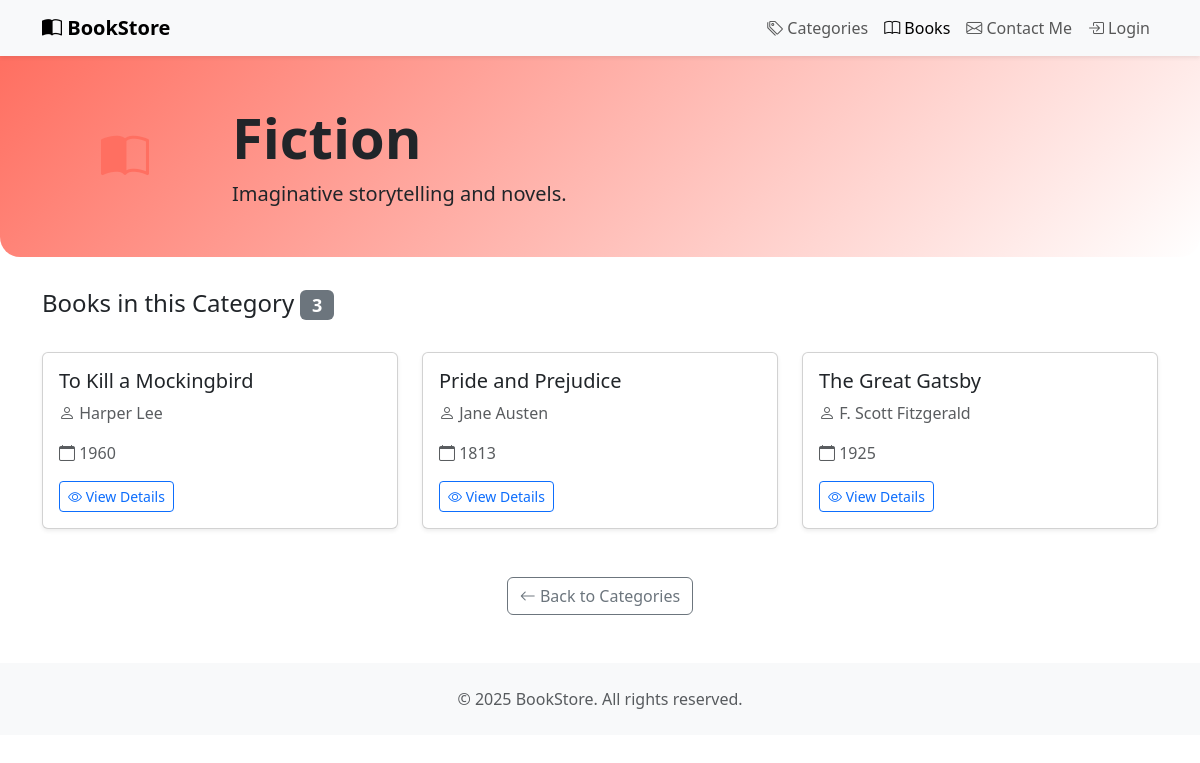
/categories/7/, run on the app's committed database.
### book/models.py (models this page shows, shortened)
class Category(models.Model):
    name=models.CharField(max_length=100)
    description=models.TextField()
    def color(self):
        colors = {
            "Fiction": "#ff6f61",
            "Non-Fiction": "#6fbfff",
            "Mystery": "#a34fff",
            "Science Fiction": "#ffa500",
            "Fantasy": "#4caf50",
            "Biography": "#ffde59"
        }
        return colors.get(self.name, "#cccccc")
    def icon(self):
        icons = {
            "Fiction": "bi-book-half",
            "Non-Fiction": "bi-journal-text",
            "Mystery": "bi-search",
            "Science Fiction": "bi-robot",
            "Fantasy": "bi-magic",
            "Biography": "bi-person-badge"
        }
        return icons.get(self.name, "bi-card-text")

class Book(models.Model):
    title=models.CharField(max_length=100)
    author=models.CharField(max_length=100)
    publication_date=models.DateField(blank=True, null=True)
    description = models.TextField(blank=True, null=True)
    isbn = models.CharField(max_length=20, blank=True, null=True)
    category=models.ForeignKey('Category',on_delete=models.CASCADE)
    added_by = models.ForeignKey(User, on_delete=models.SET_NULL, null=True, blank=True)

### book/views.py (the view)
# urls.py: path('categories/<int:category_id>/', views.category_infos,name='category_infos'),
def category_infos(request, category_id):
    category = get_object_or_404(Category, id=category_id)
    return render(request, 'book/category_infos.html', {'category': category})

### book/templates/book/category_infos.html (shortened to what this page needs)
{% load static %}
<html lang="en">
<head>
    <link href="https://cdn.jsdelivr.net/npm/bootstrap@5.3.2/dist/css/bootstrap.min.css" rel="stylesheet">
    <link href="https://cdn.jsdelivr.net/npm/bootstrap-icons@1.11.1/font/bootstrap-icons.css" rel="stylesheet">
</head>
<body>
<nav class="navbar navbar-expand-lg navbar-light bg-light shadow-sm">
    <div class="container">
        <a class="navbar-brand fw-bold" href="{% url 'book:index' %}">
            <i class="bi bi-book-half"></i> BookStore
        </a>
        <div class="collapse navbar-collapse" id="navbarNav">
            <ul class="navbar-nav ms-auto">
                <li class="nav-item">
                    <a class="nav-link" href="{% url 'book:categories' %}">
                        <i class="bi bi-tags"></i> Categories
                    </a>
                </li>
                <li class="nav-item">
                    <a class="nav-link active" href="{% url 'book:books' %}">
                        <i class="bi bi-book"></i> Books
                    </a>
                </li>
                <li class="nav-item">
                    <a class="nav-link" href="{% url 'contact:index' %}">
                        <i class="bi bi-envelope"></i> Contact Me
                    </a>
                </li>
                {% if user.is_authenticated %}
                <li class="nav-item dropdown">
                    <a class="nav-link dropdown-toggle d-flex align-items-center" href="#" role="button"
                       data-bs-toggle="dropdown" aria-expanded="false">
                        <i class="bi bi-person-fill me-1"></i> {{ user.username }}
                    </a>
                    <ul class="dropdown-menu dropdown-menu-end shadow">
                        <li>
                            <a class="dropdown-item d-flex align-items-center" href="{% url 'book:profile' %}">
                                <i class="bi bi-person-circle me-2"></i>
                                <span>Profile</span>
                            </a>
                        </li>
                        <li>
                            <hr class="dropdown-divider">
                        </li>
                        <li>
                            <form action="{% url 'book:logout' %}" method="post" class="d-inline">
                                {% csrf_token %}
                                <button type="submit"
                                        class="dropdown-item d-flex align-items-center text-danger bg-transparent border-0 w-100">
                                    <i class="bi bi-box-arrow-right me-2"></i>
                                    <span>Logout</span>
                                </button>
                            </form>
                        </li>
                    </ul>
                </li>
                {% else %}
                <li class="nav-item">
                    <a class="nav-link d-flex align-items-center" href="{% url 'book:login' %}">
                        <i class="bi bi-box-arrow-in-right me-1"></i> Login
                    </a>
                </li>
                {% endif %}
            </ul>
        </div>
    </div>
</nav>
<div class="category-header">
    <div class="container">
        <div class="row align-items-center">
            <div class="col-md-2 text-center">
                <i class="bi {{ category.icon }} category-icon" style="color: {{ category.color }}"></i>
            </div>
            <div class="col-md-10">
                <h1 class="display-4 fw-bold">{{ category.name }}</h1>
                <p class="lead mb-0">{{ category.description }}</p>
            </div>
        </div>
    </div>
</div>
<div class="container">
    <div class="row mb-4">
        <div class="col-12">
            <h2 class="h4">
                 Books in this Category
                <span class="badge bg-secondary">{{ category.book_set.count }}</span>
            </h2>
        </div>
    </div>
    {% if category.book_set.all %}
    <div class="row g-4">
        {% for book in category.book_set.all %}
        <div class="col-lg-4 col-md-6">
            <div class="card book-card shadow-sm">
                <div class="card-body">
                    <h5 class="card-title">{{ book.title }}</h5>
                    {% if book.author %}
                    <p class="card-text text-muted">
                        <i class="bi bi-person"></i> {{ book.author }}
                    </p>
                    {% endif %}
                    {% if book.publication_date %}
                    <p class="card-text text-muted">
                        <i class="bi bi-calendar"></i> {{ book.publication_date|date:"Y" }}
                    </p>
                    {% endif %}
                    <div class="mt-3">
                        <a href="{% url 'book:book_infos' book.id %}" class="btn btn-outline-primary btn-sm">
                            <i class="bi bi-eye"></i> View Details
                        </a>
                    </div>
                </div>
            </div>
        </div>
        {% endfor %}
    </div>
    {% endif %}
    <div class="row mt-5">
        <div class="col-12 text-center">
            <a href="{% url 'book:categories' %}" class="btn btn-outline-secondary">
                <i class="bi bi-arrow-left"></i> Back to Categories
            </a>
        </div>
    </div>
</div>
<footer class="bg-light mt-5 py-4">
    <div class="container text-center">
        <p class="text-muted mb-0">&copy; 2025 BookStore. All rights reserved.</p>
    </div>
</footer>
</body>
</html>

### data on the page
Category: name "Fiction", description "Imaginative storytelling and novels.", book_set.count "3"
Book: title "To Kill a Mockingbird", author "Harper Lee", publication_date "1960"
Book: title "Pride and Prejudice", author "Jane Austen", publication_date "1813"
Book: title "The Great Gatsby", author "F. Scott Fitzgerald", publication_date "1925"
